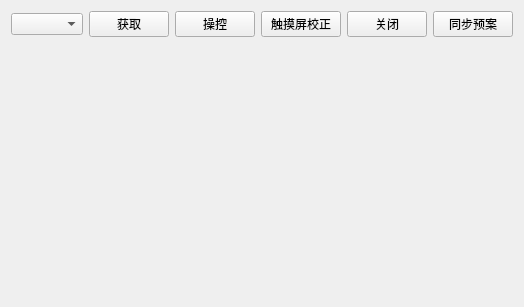
<?xml version="1.0" encoding="UTF-8"?>
<ui version="4.0">
 <class>frmKvmWid</class>
 <widget class="QWidget" name="frmKvmWid">
  <property name="geometry">
   <rect>
    <x>0</x>
    <y>0</y>
    <width>504</width>
    <height>307</height>
   </rect>
  </property>
  <property name="windowTitle">
   <string>Form</string>
  </property>
  <layout class="QVBoxLayout" name="verticalLayout">
   <item>
    <widget class="QWidget" name="widget_kvmCut" native="true">
     <layout class="QVBoxLayout" name="verticalLayout_11">
      <property name="spacing">
       <number>0</number>
      </property>
      <property name="leftMargin">
       <number>0</number>
      </property>
      <property name="topMargin">
       <number>0</number>
      </property>
      <property name="rightMargin">
       <number>0</number>
      </property>
      <property name="bottomMargin">
       <number>0</number>
      </property>
      <item>
       <widget class="QStackedWidget" name="stackedWidget_5">
        <widget class="QWidget" name="kvmstackedwid">
         <layout class="QVBoxLayout" name="verticalLayout_12">
          <property name="spacing">
           <number>0</number>
          </property>
          <property name="leftMargin">
           <number>0</number>
          </property>
          <property name="topMargin">
           <number>0</number>
          </property>
          <property name="rightMargin">
           <number>0</number>
          </property>
          <property name="bottomMargin">
           <number>0</number>
          </property>
          <item>
           <widget class="QWidget" name="widget_49" native="true">
            <layout class="QVBoxLayout" name="verticalLayout_37">
             <property name="spacing">
              <number>0</number>
             </property>
             <property name="leftMargin">
              <number>0</number>
             </property>
             <property name="topMargin">
              <number>0</number>
             </property>
             <property name="rightMargin">
              <number>0</number>
             </property>
             <property name="bottomMargin">
              <number>0</number>
             </property>
             <item>
              <widget class="QWidget" name="widget_kvmset" native="true">
               <property name="maximumSize">
                <size>
                 <width>16777215</width>
                 <height>80</height>
                </size>
               </property>
               <layout class="QVBoxLayout" name="verticalLayout_36">
                <property name="spacing">
                 <number>0</number>
                </property>
                <property name="leftMargin">
                 <number>0</number>
                </property>
                <property name="topMargin">
                 <number>0</number>
                </property>
                <property name="rightMargin">
                 <number>0</number>
                </property>
                <property name="bottomMargin">
                 <number>0</number>
                </property>
                <item>
                 <widget class="QWidget" name="widget_kvmmenu" native="true">
                  <property name="minimumSize">
                   <size>
                    <width>0</width>
                    <height>20</height>
                   </size>
                  </property>
                  <property name="maximumSize">
                   <size>
                    <width>16777215</width>
                    <height>80</height>
                   </size>
                  </property>
                  <layout class="QHBoxLayout" name="horizontalLayout_26">
                   <property name="spacing">
                    <number>6</number>
                   </property>
                   <property name="leftMargin">
                    <number>0</number>
                   </property>
                   <property name="topMargin">
                    <number>0</number>
                   </property>
                   <property name="rightMargin">
                    <number>0</number>
                   </property>
                   <property name="bottomMargin">
                    <number>0</number>
                   </property>
                   <item>
                    <spacer name="horizontalSpacer_15">
                     <property name="orientation">
                      <enum>Qt::Horizontal</enum>
                     </property>
                     <property name="sizeHint" stdset="0">
                      <size>
                       <width>200</width>
                       <height>20</height>
                      </size>
                     </property>
                    </spacer>
                   </item>
                   <item>
                    <widget class="QComboBox" name="com_kvm">
                     <property name="minimumSize">
                      <size>
                       <width>0</width>
                       <height>0</height>
                      </size>
                     </property>
                     <property name="styleSheet">
                      <string notr="true"/>
                     </property>
                    </widget>
                   </item>
                   <item>
                    <widget class="QPushButton" name="btn_kvmpush">
                     <property name="sizePolicy">
                      <sizepolicy hsizetype="Minimum" vsizetype="Fixed">
                       <horstretch>0</horstretch>
                       <verstretch>0</verstretch>
                      </sizepolicy>
                     </property>
                     <property name="minimumSize">
                      <size>
                       <width>0</width>
                       <height>0</height>
                      </size>
                     </property>
                     <property name="focusPolicy">
                      <enum>Qt::TabFocus</enum>
                     </property>
                     <property name="toolTip">
                      <string/>
                     </property>
                     <property name="toolTipDuration">
                      <number>-5</number>
                     </property>
                     <property name="statusTip">
                      <string/>
                     </property>
                     <property name="styleSheet">
                      <string notr="true"/>
                     </property>
                     <property name="text">
                      <string>获取</string>
                     </property>
                    </widget>
                   </item>
                   <item>
                    <widget class="QPushButton" name="btn_kvmcontrol">
                     <property name="focusPolicy">
                      <enum>Qt::TabFocus</enum>
                     </property>
                     <property name="text">
                      <string>操控</string>
                     </property>
                    </widget>
                   </item>
                   <item>
                    <widget class="QPushButton" name="btn_kvmTouchCorrection">
                     <property name="focusPolicy">
                      <enum>Qt::TabFocus</enum>
                     </property>
                     <property name="text">
                      <string>触摸屏校正</string>
                     </property>
                    </widget>
                   </item>
                   <item>
                    <widget class="QPushButton" name="btn_kvmclose">
                     <property name="minimumSize">
                      <size>
                       <width>0</width>
                       <height>0</height>
                      </size>
                     </property>
                     <property name="focusPolicy">
                      <enum>Qt::TabFocus</enum>
                     </property>
                     <property name="styleSheet">
                      <string notr="true"/>
                     </property>
                     <property name="text">
                      <string>关闭</string>
                     </property>
                    </widget>
                   </item>
                   <item>
                    <widget class="QPushButton" name="btn_SyncPlan">
                     <property name="focusPolicy">
                      <enum>Qt::TabFocus</enum>
                     </property>
                     <property name="text">
                      <string>同步预案</string>
                     </property>
                    </widget>
                   </item>
                   <item>
                    <spacer name="horizontalSpacer_16">
                     <property name="orientation">
                      <enum>Qt::Horizontal</enum>
                     </property>
                     <property name="sizeHint" stdset="0">
                      <size>
                       <width>200</width>
                       <height>20</height>
                      </size>
                     </property>
                    </spacer>
                   </item>
                  </layout>
                 </widget>
                </item>
               </layout>
              </widget>
             </item>
             <item>
              <widget class="QWidget" name="widget_kvmview" native="true">
               <property name="sizePolicy">
                <sizepolicy hsizetype="Expanding" vsizetype="Expanding">
                 <horstretch>0</horstretch>
                 <verstretch>0</verstretch>
                </sizepolicy>
               </property>
               <property name="minimumSize">
                <size>
                 <width>0</width>
                 <height>0</height>
                </size>
               </property>
               <property name="maximumSize">
                <size>
                 <width>16777215</width>
                 <height>16777215</height>
                </size>
               </property>
               <layout class="QHBoxLayout" name="horizontalLayout_27">
                <property name="spacing">
                 <number>0</number>
                </property>
                <property name="leftMargin">
                 <number>0</number>
                </property>
                <property name="topMargin">
                 <number>0</number>
                </property>
                <property name="rightMargin">
                 <number>0</number>
                </property>
                <property name="bottomMargin">
                 <number>0</number>
                </property>
                <item>
                 <layout class="QGridLayout" name="gridLayout_kvm">
                  <property name="spacing">
                   <number>0</number>
                  </property>
                 </layout>
                </item>
               </layout>
              </widget>
             </item>
            </layout>
           </widget>
          </item>
         </layout>
        </widget>
       </widget>
      </item>
     </layout>
    </widget>
   </item>
  </layout>
 </widget>
 <resources/>
 <connections/>
</ui>
